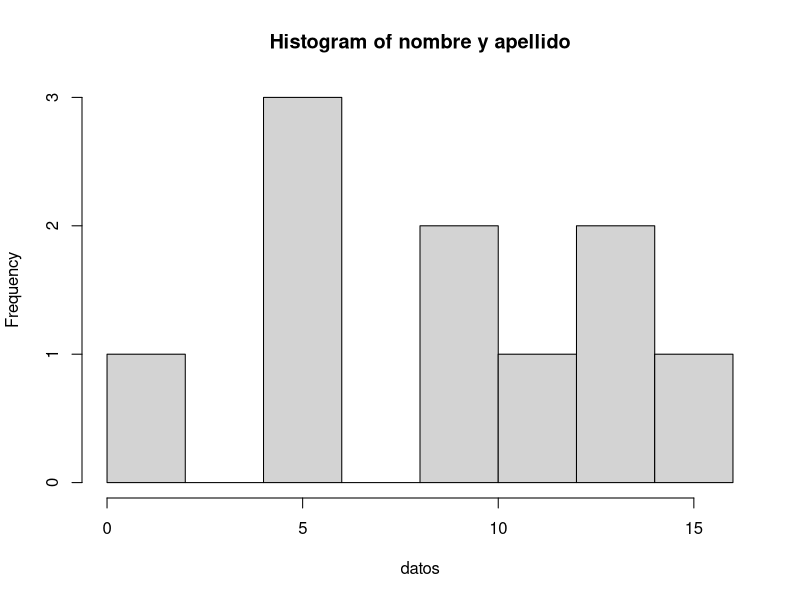

Reproduce this figure in R.
## ---- chunk 1
knitr::opts_chunk$set(echo = TRUE)
## ---- chunk 2
#Creación de un vector de 10 valores aleatorios entre 1 y 20
datos <- runif(10, min = 1, max = 20)

# Estimar promedio
mean(datos)

# Estimar desviación estándar
sd(datos)
## ---- chunk 3
miNombre <-"nombre y apellido" #reemplaza las palabras nombre y apellido con tus nombre completo 
hist(datos, main = paste("Histogram of" , miNombre))
